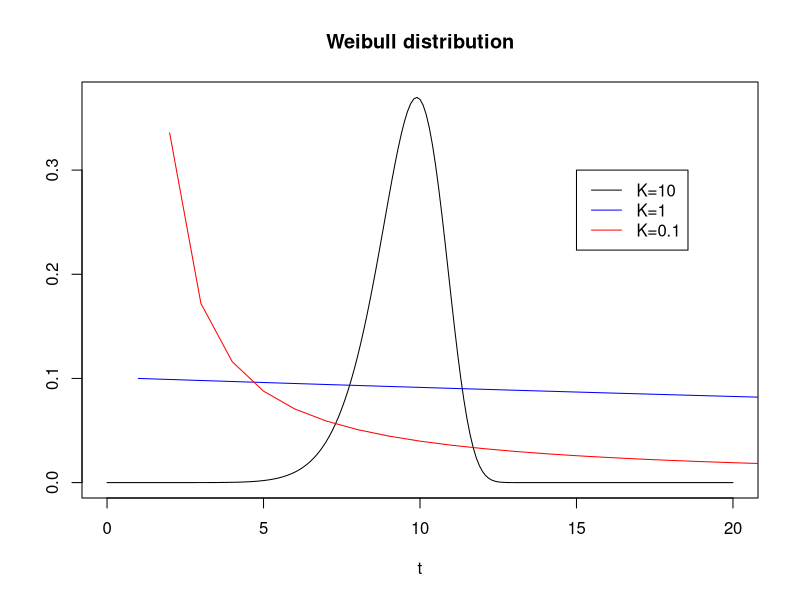
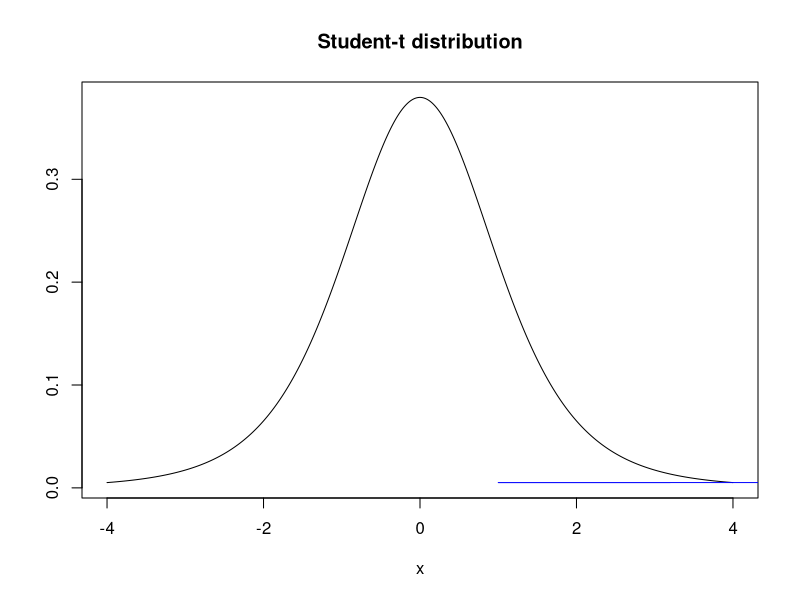

Source code (R) for these figures, in order:
## ---- chunk 1
knitr::opts_chunk$set(echo = TRUE)
## ---- chunk 2
#lamda  scale
# k shape 
# mean = 
# t time to failure
lambda <- 10
t <- seq(0, 20, by=0.1)

weibul <- function(k) {
  return(k/ lambda * (t/ lambda) ^ (k-1)  * exp(-(t/lambda) ^k))
}

plot(t, weibul(10), main = 'Weibull distribution',  xlab='t', ylab = '', type='l')
lines(weibul(1), col='blue')
lines(weibul(0.1), col='red')
legend(15, 0.3, legend=c("K=10", "K=1", "K=0.1"), lty = c(1,1,1), col = c('black', 'blue', 'red') )

## ---- chunk 3

# v = n-1 degree of freedom

x <- seq(-4, 4, by=0.001)
t_dist <- function(v) {
  norm_constant <- gamma((v+ 1)/2) / (sqrt(v * pi) * gamma(v/2))
  return (norm_constant * (1 + x^2/v) ^(-(v + 1)/2 ))
}

plot(x, t_dist(5), main = 'Student-t distribution',  xlab='x', ylab = '', type='l')
lines(t_dist(5), col='blue')
# lines(t_dist(100), col='red')
# legend(-3, 0.3, legend=c("v=1", "v=5", "v=100"), lty = c(1,1,1), col = c('black', 'blue', 'red') )


